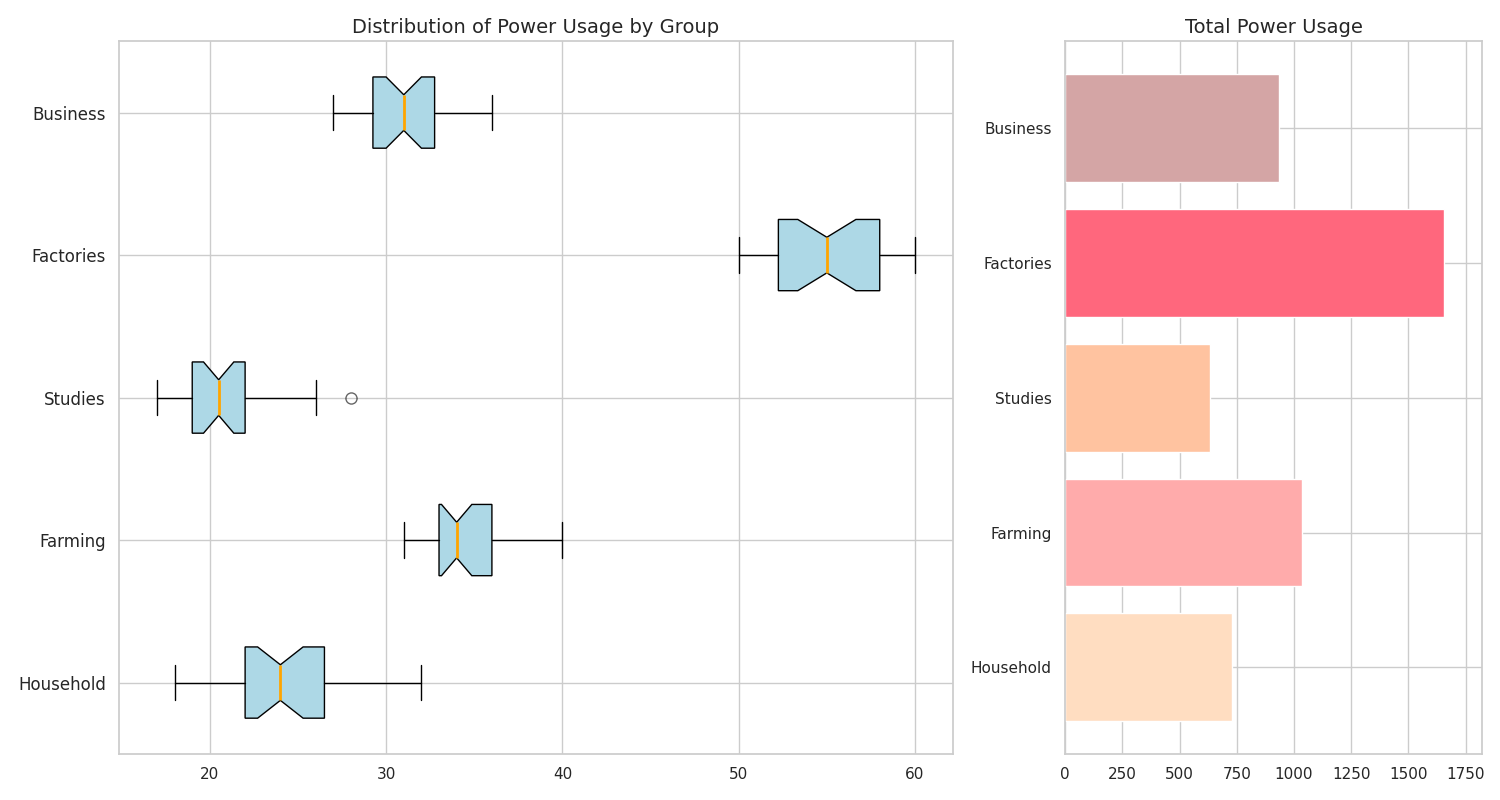

This chart was generated by the following Python code:
import matplotlib.pyplot as plt
import numpy as np

# Data for different sectors
residential = [24, 30, 23, 22, 27, 32, 22, 23, 19, 24, 25, 21, 21, 23, 24, 24, 29, 25, 30, 18, 28, 23, 21, 22, 23, 24, 28, 27, 22, 24]
agricultural = [34, 38, 39, 34, 31, 38, 37, 34, 35, 32, 36, 38, 33, 31, 33, 34, 32, 40, 36, 37, 35, 34, 33, 32, 31, 35, 36, 34, 33, 32]
research = [20, 25, 20, 21, 22, 17, 18, 19, 18, 24, 23, 26, 20, 21, 18, 19, 22, 21, 20, 19, 25, 26, 21, 22, 20, 19, 28, 22, 20, 19]
industrial = [51, 58, 52, 52, 51, 58, 60, 59, 57, 56, 53, 52, 53, 55, 50, 51, 55, 58, 60, 57, 56, 58, 59, 60, 55, 53, 52, 54, 55, 56]
commercial = [29, 34, 32, 31, 29, 32, 31, 30, 33, 34, 28, 29, 27, 30, 31, 32, 36, 34, 33, 35, 31, 30, 29, 32, 34, 30, 29, 28, 31, 30]

# Calculate total consumption by sector
total_consumption = [sum(residential), sum(agricultural), sum(research), sum(industrial), sum(commercial)]

# Sector labels changed
sectors = ["Household", "Farming", "Studies", "Factories", "Business"]

fig, axs = plt.subplots(1, 2, figsize=(15, 8), gridspec_kw={'width_ratios': [2, 1]})

# Boxplot with altered labels
axs[0].boxplot([residential, agricultural, research, industrial, commercial], vert=False, patch_artist=True, notch=True,
               boxprops=dict(facecolor='lightblue'),
               whiskerprops=dict(),
               capprops=dict(),
               flierprops=dict(marker='o', color='red', markersize=8, alpha=0.6),
               medianprops=dict(color='orange', linewidth=2))

axs[0].set_title("Distribution of Power Usage by Group", fontsize=14)  # Changed title
axs[0].set_yticks(np.arange(1, len(sectors) + 1))
axs[0].set_yticklabels(sectors, fontsize=12)

# Bar chart with altered labels
axs[1].barh(sectors, total_consumption, color=['#FFDDC1', '#FFABAB', '#FFC3A0', '#FF677D', '#D4A5A5'])
axs[1].set_title("Total Power Usage", fontsize=14)  # Changed title

axs[1].set_xlim(0, max(total_consumption) * 1.1)

plt.tight_layout()
plt.show()
